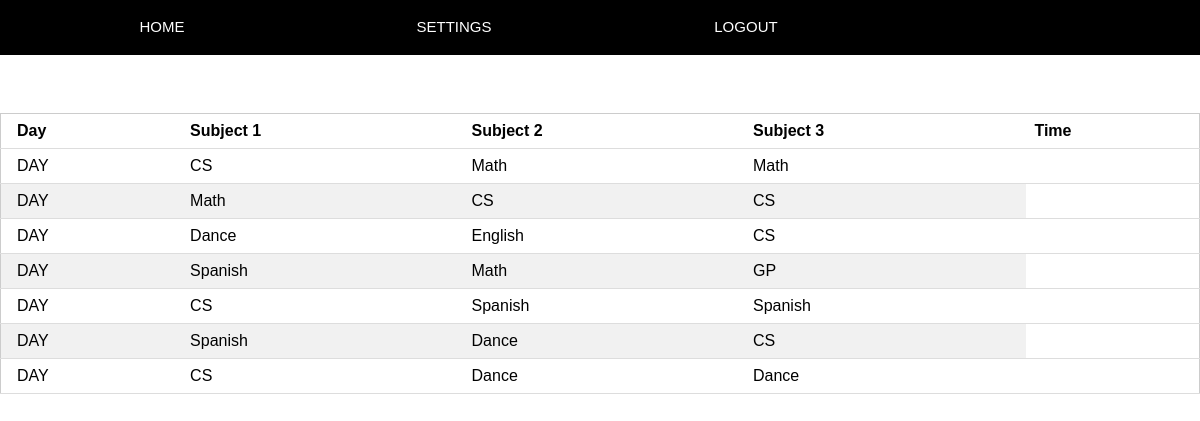
Page /home (signed in) on the committed database.
### models.py (models this page shows)
class Sunday(Base):
    __tablename__           = "Sunday"
    id           			= Column(Integer, primary_key=True)
    s1  	 			    = Column(String)
    s2  	 			    = Column(String)
    s3  	 			    = Column(String)

class Monday(Base):
    __tablename__           = "Monday"
    id           			= Column(Integer, primary_key=True)
    s1  	 			    = Column(String)
    s2  	 			    = Column(String)
    s3  	 			    = Column(String)

class Tuesday(Base):
    __tablename__           = "Tuesday"
    id           			= Column(Integer, primary_key=True)
    s1  	 			    = Column(String)
    s2  	 			    = Column(String)
    s3  	 			    = Column(String)

class Wednesday(Base):
    __tablename__           = "Wednesday"
    id           			= Column(Integer, primary_key=True)
    s1  	 			    = Column(String)
    s2  	 			    = Column(String)
    s3  	 			    = Column(String)

class Thursday(Base):
    __tablename__           = "Thursday"
    id           			= Column(Integer, primary_key=True)
    s1  	 			    = Column(String)
    s2  	 			    = Column(String)
    s3  	 			    = Column(String)

class Friday(Base):
    __tablename__           = "Friday"
    id           			= Column(Integer, primary_key=True)
    s1  	 			    = Column(String)
    s2  	 			    = Column(String)
    s3  	 			    = Column(String)

class Saturday(Base):
    __tablename__           = "Saturday"
    id           			= Column(Integer, primary_key=True)
    s1  	 			    = Column(String)
    s2  	 			    = Column(String)
    s3  	 			    = Column(String)

### app.py (the view)
@app.route("/home")
def home():
    user=get_user(login_session['name'])
    id_num = user.id
    sched = get_sched(id_num)
    user_sched = session.query(Sched).filter_by(id=id_num).first()
    return render_template("home.html", sched=sched, user_sched=user_sched)

### database.py (called while the page is built)
def get_user(username):
    return session.query(User).filter_by(username=username).first()

def get_sched(id_num):
    sun = session.query(Sunday).filter_by(id=id_num).first()
    mon = session.query(Monday).filter_by(id=id_num).first()
    tues = session.query(Tuesday).filter_by(id=id_num).first()
    wed = session.query(Wednesday).filter_by(id=id_num).first()
    thur = session.query(Thursday).filter_by(id=id_num).first()
    fri = session.query(Friday).filter_by(id=id_num).first()
    sat = session.query(Saturday).filter_by(id=id_num).first()
    sched = [[sun.s1, sun.s2, sun.s3], [mon.s1, mon.s2, mon.s3], [tues.s1, tues.s2, tues.s3],
    [wed.s1, wed.s2, wed.s3], [thur.s1, thur.s2, thur.s3], [fri.s1, fri.s2, fri.s3], [sat.s1,
    sat.s2, sat.s3]]
    return sched

### templates/home.html (shortened to what this page needs)
<html>
<head>
        <link rel=stylesheet type=text/css href="{{ url_for('static', filename='w3-style.css') }}">
</head>
<body>
    <div class="w3-top">
        <div class="w3-row w3-padding w3-black">
            <div class="w3-col s3">
            <a href="{{ url_for('home') }}" class="w3-button w3-block w3-black">HOME</a>
            </div>
            <div class="w3-col s3">
            <a href="{{ url_for('settings') }}" class="w3-button w3-block w3-black">SETTINGS</a>
            </div>
            <div class="w3-col s3">
            <a href="{{ url_for('logout') }}" class="w3-button w3-block w3-black">LOGOUT</a>
            </div>
        </div>
    </div>
<br><br><br><br><br>
    <table class="w3-table-all">
        <thead>
            <tr>
                <th>Day</th>
                <th>Subject 1</th>
                <th>Subject 2</th>
                {% if user_sched.i == 3 %}
                <th>Subject 3</th>
                {% endif %}
                <th>Time</th>
            </tr>
        </thead>
        {% for day in sched %}
        <tr>
            <td>DAY</td>
            {% for subject in day %}
            <td> {{subject}} </td>
            {% endfor %}
        </tr>
        {% endfor %}
    </table>
</body>
</html>

### static/w3-style.css (style rules this page uses)
html { box-sizing:border-box }
*,*:before,*:after { box-sizing:inherit }
html { -ms-text-size-adjust:100%;-webkit-text-size-adjust:100% }
body { margin:0 }
a { background-color:transparent }
html,body { font-family:Verdana,sans-serif;font-size:15px;line-height:1.5 }
html { overflow-x:hidden }
a { color:inherit }
.w3-table,.w3-table-all { border-collapse:collapse;border-spacing:0;width:100%;display:table }
.w3-table-all { border:1px solid #ccc }
.w3-bordered tr,.w3-table-all tr { border-bottom:1px solid #ddd }
.w3-table-all tr:nth-child(odd) { background-color:#fff }
.w3-table-all tr:nth-child(even) { background-color:#f1f1f1 }
.w3-table td,.w3-table th,.w3-table-all td,.w3-table-all th { padding:8px 8px;display:table-cell;text-align:left;vertical-align:top }
.w3-table th:first-child,.w3-table td:first-child,.w3-table-all th:first-child,.w3-table-all td:first-child { padding-left:16px }
.w3-btn,.w3-button { border:none;display:inline-block;padding:8px 16px;vertical-align:middle;overflow:hidden;text-decoration:none;color:inherit;background-color:inherit;text-align:center;cursor:pointer;white-space:nowrap }
.w3-btn,.w3-button { -webkit-touch-callout:none;-webkit-user-select:none;-khtml-user-select:none;-moz-user-select:none;-ms-user-select:none;user-select:none }
.w3-block { display:block;width:100% }
.w3-container:after,.w3-container:before,.w3-panel:after,.w3-panel:before,.w3-row:after,.w3-row:before,.w3-row-padding:after,.w3-row-padding:before, .w3-cell-row:before,.w3-cell-row:after,.w3-clear:after,.w3-clear:before,.w3-bar:before,.w3-bar:after { content:"";display:table;clear:both }
.w3-col,.w3-half,.w3-third,.w3-twothird,.w3-threequarter,.w3-quarter { float:left;width:100% }
.w3-col.s3 { width:24.99999% }
.w3-top,.w3-bottom { position:fixed;width:100%;z-index:1 }
.w3-top { top:0 }
.w3-padding { padding:8px 16px!important }
.w3-black,.w3-hover-black:hover { color:#fff!important;background-color:#000!important }
body, html { height: 100%; font-family: "Inconsolata", sans-serif; }

### rows in the picture
Sunday: s1 "CS", s2 "Math", s3 "Math"
Monday: s1 "Math", s2 "CS", s3 "CS"
Tuesday: s1 "Dance", s2 "English", s3 "CS"
Wednesday: s1 "Spanish", s2 "Math", s3 "GP"
Thursday: s1 "CS", s2 "Spanish", s3 "Spanish"
Friday: s1 "Spanish", s2 "Dance", s3 "CS"
Saturday: s1 "CS", s2 "Dance", s3 "Dance"
